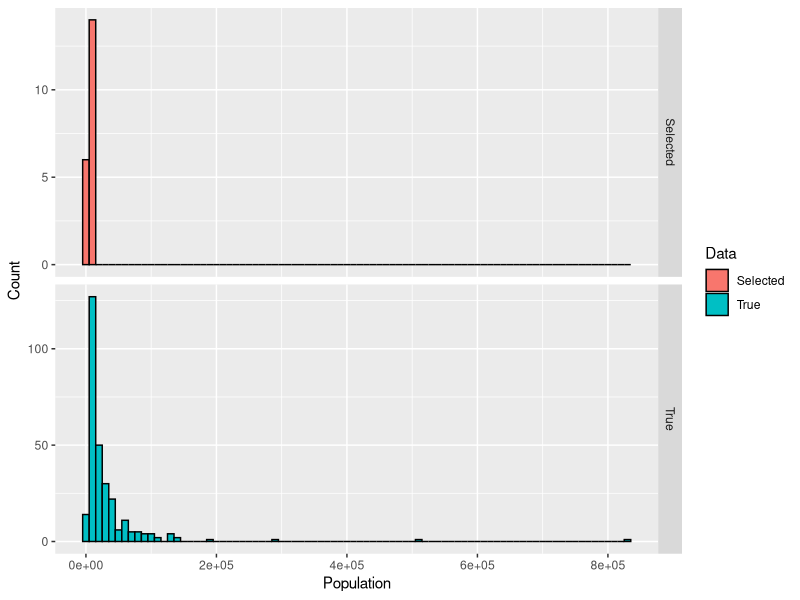
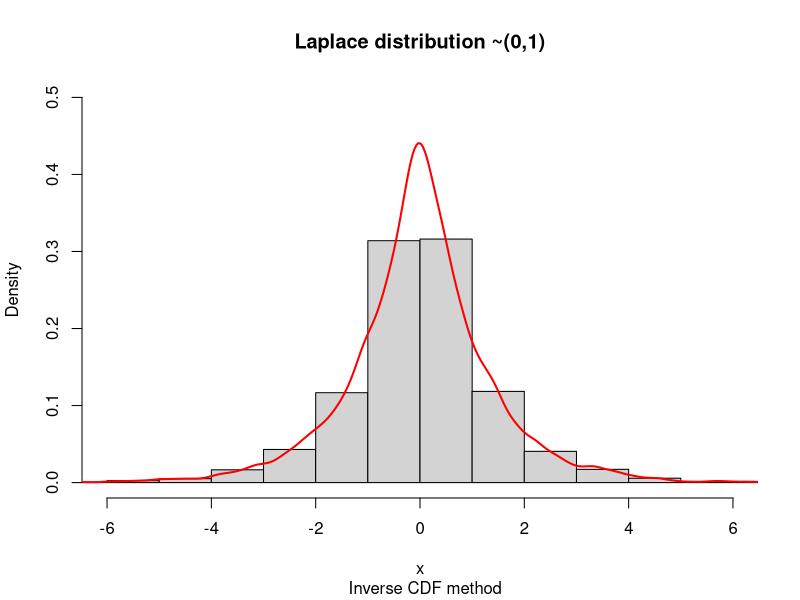
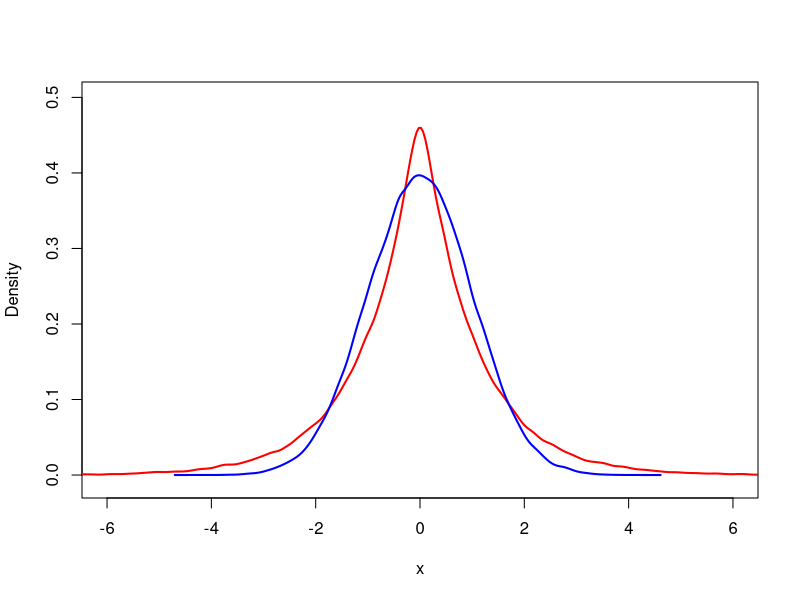
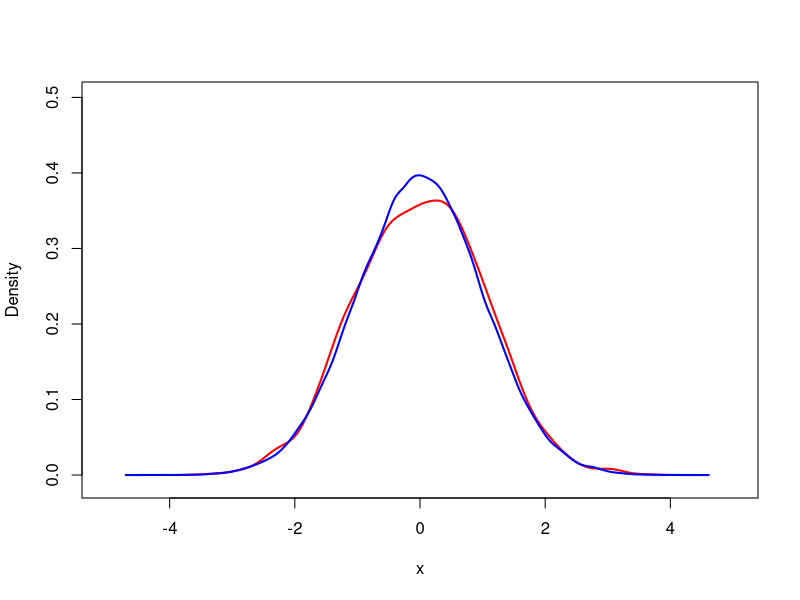
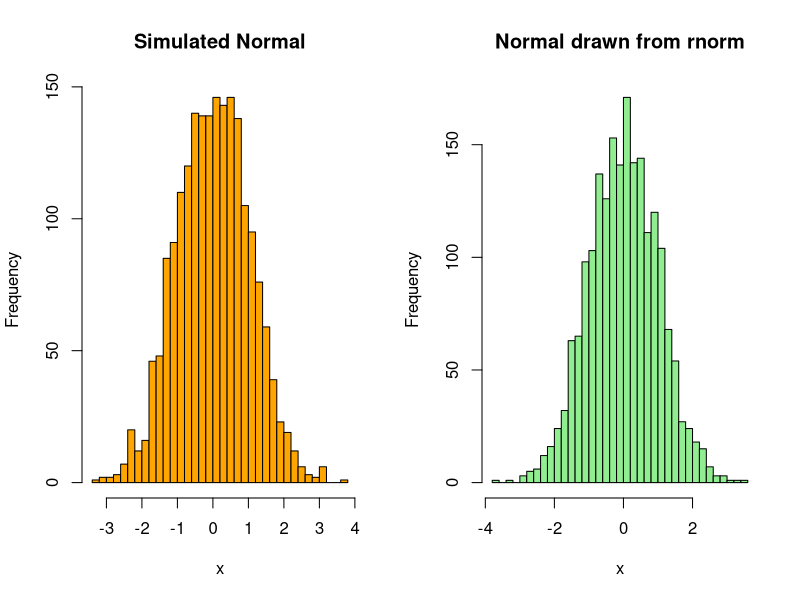

The R source for these figures, in order:
## ---- chunk 1
knitr::opts_chunk$set(echo = TRUE)
## ---- chunk 2
pop <- read.csv2("../data/population.csv", encoding = "latin1")
## ---- chunk 3
cityUnif <- function(data){
    data$prob <- data$Population / sum(data$Population)
    data$cumprob <- cumsum(data$prob)
    return(which.min(data$cumprob < runif(1)))
}
## ---- chunk 4
rmpop <- pop

set.seed(123456)
while(nrow(rmpop) > 20){
    rmpop <- rmpop[-cityUnif(rmpop),]
}
## ---- chunk 5
print(paste(as.character(rmpop$Municipality),":",rmpop$Population))
## ---- chunk 6
library(ggplot2)

true_pop <- data.frame(pop=pop$Population)
picked_pop <- data.frame(pop=rmpop$Population)

true_pop$data <- "True"
picked_pop$data <- "Selected"

plot_data <- rbind(true_pop, picked_pop)

ggplot(plot_data, aes(pop, fill=data)) +
    geom_histogram(color="black", binwidth=10000) +
    facet_grid(data ~ ., scales="free_y") +
    xlab("Population") + ylab("Count") +
    labs(fill="Data")
## ---- chunk 7
invLap <- function(){
    rng <- runif(1)

    if(rng > 0.5) {
        return(-log(2 - 2 * rng) )
    } else {
        return(log(2 * rng))
    }
}
## ---- chunk 8
plotdata <- sapply(1:10000,FUN = function(x) invLap())

hist(plotdata, prob = TRUE, ylim = c(0,0.5), xlim = c(-6,6),
     xlab = "x", main = "Laplace distribution ~(0,1)",
     sub = "  Inverse CDF method", breaks = 20)
lines(density(plotdata), col = "red", lwd = 2)
## ---- chunk 9
DE01 <- function(x) {
    (1 / 2) * exp(-abs(x))
}

ar <- function(c) {
  rej <- 0

  generated <- FALSE
  x <- c()

  while(!generated){
      y <- invLap() # Y ~ f_y
      u <- runif(1) # U(0,1)

      fx <- dnorm(y, mean = 0, sd = 1) # fx(y)
      fy <- DE01(y) #f_y

      if(u < fx / (c * fy)){
          return(c(y, rej))  #alt. set x <- y and generated = TRUE, to end the loop
      }

      rej <- rej + 1
  }
}
## ---- chunk 10
set.seed(123456)
n <- 100000
lap <- sapply(1:n,FUN = function(x) invLap())
nor <- rnorm(n, 0, 1)

plot(x = 0, y = 0, col ="white", xlim = c(-6,6),
     ylim = c(-0.01, 0.5), xlab = "x",
     ylab = "Density" )
lines(density(lap), col = "red", lwd = 2)
lines(density(nor), col = "blue", lwd = 2)
## ---- chunk 11
ARsim <- data.frame(rn = 1, rej = 1)
c <- 1.32

for(i in 1:2000){
    ARsim[i,] <- ar(c=c)
}
## ---- chunk 12
plot(x = 0, y = 0, col ="white", xlim = c(-5,5),
     ylim = c(-0.01,0.5), xlab = "x", ylab = "Density" )
lines(density(ARsim$rn), col="red", lwd=2)
lines(density(nor), col="blue", lwd=2)
## ---- chunk 13
par(mfrow = c(1,2))
hist(ARsim$rn, main = "Simulated Normal", xlab = "x",
     col = "orange",  breaks = 30)

set.seed(123456)
hist(rnorm(2000,0,1), main = "Normal drawn from rnorm", xlab = "x",
     col = "lightgreen", breaks = 30 )
## ---- chunk 14
par(mfrow = c(1,1))
## ---- chunk 15
options(digits=3)
